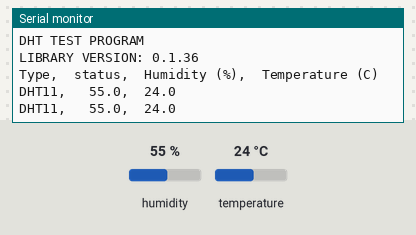
A sketch run on a simulated Arduino Uno, built with avr-gcc and run on an emulated ATmega328P. On the bench: the last lines printed to the serial monitor. The inputs (shaded band) are chosen by the test bench; at power-on: humidity 55 %, temperature 24 °C.

Above: at 2.8 s.
2.9 s: humidity set to 22 %
At 5.3 s:
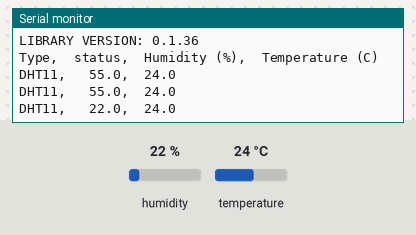
5.6 s: temperature set to 12 °C
At 6.7 s:
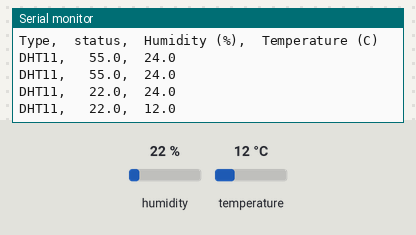
8.3 s: humidity set to 40 %
At 11.5 s:
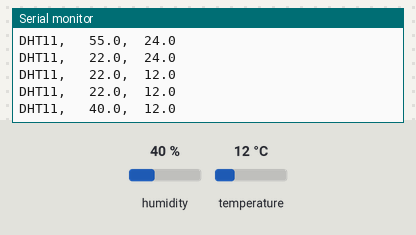
Timing chart, 0 to 13.0 s (numbered marks = the images above; inputs shaded):
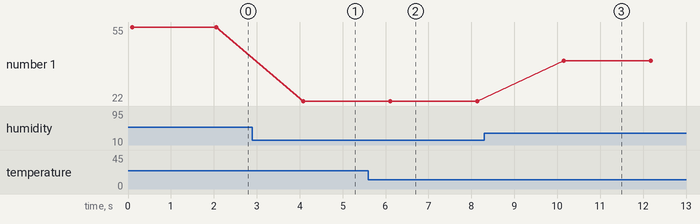

Measured:
- after the input at 2.9 s, the serial monitor: prints a new line after 1.2 s (image 1)
- after the input at 5.6 s, the serial monitor: prints a new line after 0.51 s (image 2)
- after the input at 8.3 s, the serial monitor: prints a new line after 1.9 s (image 3)
- plotted number 1: 55 → 22 after the input at 2.9 s, 22 → 40 after the input at 8.3 s

The sketch:

dht.ino
```cpp
#include <dht.h>

dht DHT;

#define DHT11_PIN 5

void setup()
{
  Serial.begin(9600);
  Serial.println("DHT TEST PROGRAM ");
  Serial.print("LIBRARY VERSION: ");
  Serial.println(DHT_LIB_VERSION);
  Serial.println();
  Serial.println("Type,\tstatus,\tHumidity (%),\tTemperature (C)");
}

void loop()
{
  // READ DATA
  Serial.print("DHT11, \t");
  int chk = DHT.read11(DHT11_PIN);
 /* switch (chk)
  {
    case DHTLIB_OK:
                Serial.print("OK,\t");
                break;
    case DHTLIB_ERROR_CHECKSUM:
                Serial.print("Checksum error,\t");
                break;
    case DHTLIB_ERROR_TIMEOUT:
                Serial.print("Time out error,\t");
                break;
    case DHTLIB_ERROR_CONNECT:
        Serial.print("Connect error,\t");
        break;
    case DHTLIB_ERROR_ACK_L:
        Serial.print("Ack Low error,\t");
        break;
    case DHTLIB_ERROR_ACK_H:
        Serial.print("Ack High error,\t");
        break;
    default:
                Serial.print("Unknown error,\t");
                break;
  }*/
  // DISPLAY DATA
  Serial.print(DHT.humidity, 1);
  Serial.print(",\t");
  Serial.println(DHT.temperature, 1);

  delay(2000);
}
//
// END OF FILE
//
```
